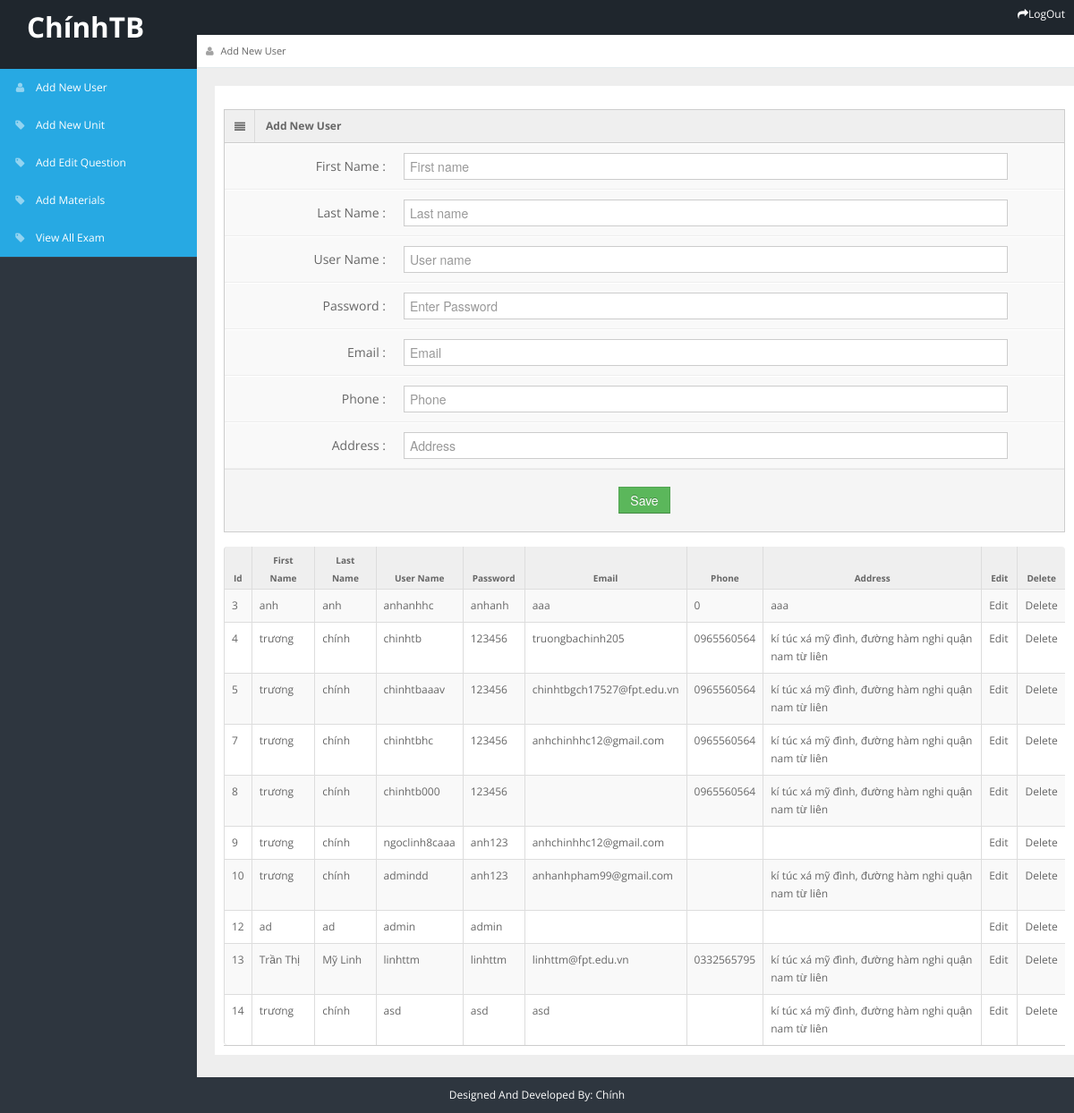
/add_user.php, run on the app's committed database.
### tables this page shows
CREATE TABLE `user_registration` (
  `id` int(5) NOT NULL,
  `firstname` varchar(50) NOT NULL,
  `lastname` varchar(50) NOT NULL,
  `username` varchar(50) NOT NULL,
  `password` varchar(50) NOT NULL,
  `email` varchar(100) NOT NULL,
  `phone` varchar(50) NOT NULL,
  `address` varchar(50) NOT NULL
);

### add_user.php (the view, shortened to what this page needs)
<?php
include "header.php";
include "connection.php";
?>
<div id="content">
    <div id="content-header">
        <div id="breadcrumb"><a href="index.html"  class="tip-bottom"><i class="icon-user"></i>
            Add New User</a></div>
    </div>
    <div class="container-fluid">
        <div class="row-fluid" style="background-color: white; min-height: 1000px; padding:10px;">
    <div class="span12">
      <div class="widget-box">
        <div class="widget-title"> <span class="icon"> <i class="icon-align-justify"></i> </span>
          <h5>Add New User</h5>
        </div>
        <div class="widget-content nopadding">
          <form action="" name="forml" method="post" class="form-horizontal">
            <div class="control-group">
              <label class="control-label">First Name :</label>
              <div class="controls">
                <input type="text" class="span11" placeholder="First name" name="firstname" />
              </div>
            </div>
            <div class="control-group">
              <label class="control-label">Last Name :</label>
              <div class="controls">
                <input type="text" class="span11" placeholder="Last name" name="lastname"/>
              </div>
            </div>
            <div class="control-group">
              <label class="control-label">User Name :</label>
              <div class="controls">
                <input type="text" class="span11" placeholder="User name" name="username"/>
              </div>
            </div>
            <div class="control-group">
              <label class="control-label">Password :</label>
              <div class="controls">
                <input type="password"  class="span11" placeholder="Enter Password" name="password"/>
              </div>
            </div>
            <div class="control-group">
              <label class="control-label">Email :</label>
              <div class="controls">
                <input type="text" class="span11" placeholder="Email" name="email" />
              </div>
            </div>
            <div class="control-group">
              <label class="control-label">Phone :</label>
              <div class="controls">
                <input type="text" class="span11" placeholder="Phone" name="phone" />
              </div>
            </div>
            <div class="control-group">
              <label class="control-label">Address :</label>
              <div class="controls">
                <input type="text" class="span11" placeholder="Address" name="address" />
              </div>
            </div>
            <div class="form-actions text-center">
              <button type="submit" name="submitl" class="btn btn-success">Save</button>
            </div>
          </form>
        </div>
      </div>
      <div class="widget-content nopadding">
            <table class="table table-bordered table-striped">
              <thead>
                <tr>
                  <th>Id</th>
                  <th>First Name</th>
                  <th>Last Name</th>
                  <th>User Name</th>
                  <th>Password</th>
                  <th>Email</th>
                  <th>Phone</th>
                  <th>Address</th>
                  <th>Edit</th>
                  <th>Delete</th>
                </tr>
              </thead>
              <tbody>
                  <?php
                  $res=mysqli_query($link,"select * from user_registration");
                  while($row=mysqli_fetch_array($res))
                  {
                    ?>
                          <tr>
                          <td><?php echo $row["id"];?></td>
                          <td><?php echo $row["firstname"];?></td>
                          <td><?php echo $row["lastname"];?></td>
                          <td><?php echo $row["username"];?></td>
                          <td><?php echo $row["password"];?></td>
                          <td><?php echo $row["email"];?></td>
                          <td><?php echo $row["phone"];?></td>
                          <td><?php echo $row["address"];?></td>
                          <td><a href="edit_user.php?id=<?php echo $row["id"]; ?>">Edit</a></td>
                          <td><a href="delete_user.php?id=<?php echo $row["id"]; ?>">Delete</a></td>
                          </tr>
                    <?php
                  }
                  ?>
              </tbody>
            </table>
          </div>
    </div>
    </div>
    </div>
</div>
<?php
include "footer.php";
?>

### css/matrix-style.css (style rules this page uses)
* { outline:none !important; -moz-outline: none !important; }
html, body { height:100% }
body { overflow-x: hidden; margin-top: -10px; font-family: 'Open Sans', sans-serif; font-size:12px; color:#666; }
a { color:#666; }
select, textarea, input[type="text"], input[type="password"], input[type="datetime"], input[type="datetime-local"], input[type="date"], input[type="month"], input[type="time"], input[type="week"], input[type="number"], input[type="email"], input[type="url"], input[type="search"], input[type="tel"], input[type="color"], .uneditable-input, .label, .dropdown-menu, .btn, .well, .progress, .table-bordered, .btn-group > .btn:first-child, .btn-group > .btn:last-child, .btn-group > .btn:last-child, .btn-group > .dropdown-toggle, .alert { border-radius:0px; }
.btn, textarea, input[type="text"], input[type="password"], input[type="datetime"], input[type="datetime-local"], input[type="date"], input[type="month"], input[type="time"], input[type="week"], input[type="number"], input[type="email"], input[type="url"], input[type="search"], input[type="tel"], input[type="color"], .uneditable-input { box-shadow:none; }
.progress, .progress-success .bar, .progress .bar-success, .progress-warning .bar, .progress .bar-warning, .progress-danger .bar, .progress .bar-danger, .progress-info .bar, .progress .bar-info, .btn, .btn-primary { background-image:none; }
.form-horizontal .form-actions { padding-left:20px; }
#content { background: none repeat scroll 0 0 #eeeeee; margin-left: 220px; margin-right: 0; padding-bottom: 25px; position: relative; min-height:100%; width: auto; }
#content-header { position: abslute; width: 100%; margin-top: -38px; z-index: 20; }
.container-fluid .row-fluid:first-child { margin-top: 20px; }
#breadcrumb { background-color: #fff; border-bottom: 1px solid #e3ebed; }
#breadcrumb a { padding: 8px 20px 8px 10px; display: inline-block; background-image: url('../img/breadcrumb.png'); background-position: center right; background-repeat: no-repeat; font-size: 11px; color: #666666; }
#breadcrumb a:last-child { background-image:none; }
#breadcrumb a i { margin-right: 5px; opacity: .6; }
.stat-boxes .peity_bar_good, .stat-boxes .peity_line_good, { color: #459D1C; }
.widget-box { background: none repeat scroll 0 0 #F9F9F9; border-left: 1px solid #CDCDCD; border-top: 1px solid #CDCDCD; border-right: 1px solid #CDCDCD; clear: both; margin-top: 16px; margin-bottom: 16px; position: relative; }
.widget-title, .modal-header, .table th, div.dataTables_wrapper .ui-widget-header { background:#efefef; border-bottom: 1px solid #CDCDCD; height: 36px; }
.widget-title span.icon { padding: 9px 10px 7px 11px; float: left; border-right:1px solid #dadada; }
.widget-title h5 { color: #666; float: left; font-size: 12px; font-weight: bold; padding: 12px; line-height: 12px; margin: 0; }
.widget-content { padding:15px; border-bottom: 1px solid #cdcdcd; }
.table th { height: auto; font-size: 10px; padding: 5px 10px 2px; border-bottom: 0; text-align: center; color: #666666; }
.nopadding { padding: 0 !important; }
.nopadding .table { margin-bottom: 0; }
.nopadding .table-bordered { border: 0; }
form { margin-bottom: 0; }
.form-horizontal .control-group { border-top: 1px solid #ffffff; border-bottom: 1px solid #eeeeee; margin-bottom: 0; }
.form-horizontal .control-label { padding-top: 15px; width: 180px; }
.form-horizontal .controls { margin-left: 200px; padding: 10px 0; }
.form-horizontal .form-actions { margin-top: 0; margin-bottom: 0; }

### css/matrix-media.css (style rules this page uses)
body { background:#2E363F; }

### data on the page
user_registration: id "3", firstname "anh", lastname "anh", username "anhanhhc", password "anhanh", email "aaa", phone "0", address "aaa"
user_registration: id "4", firstname "trương", lastname "chính", username "chinhtb", password "123456", email "truongbachinh205", phone "0965560564", address "kí túc xá mỹ đình, đường hàm nghi quận nam từ liên"
user_registration: id "5", firstname "trương", lastname "chính", username "chinhtbaaav", password "123456", email "chinhtbgch17527@fpt.edu.vn", phone "0965560564", address "kí túc xá mỹ đình, đường hàm nghi quận nam từ liên"
user_registration: id "7", firstname "trương", lastname "chính", username "chinhtbhc", password "123456", email "anhchinhhc12@gmail.com", phone "0965560564", address "kí túc xá mỹ đình, đường hàm nghi quận nam từ liên"
user_registration: id "8", firstname "trương", lastname "chính", username "chinhtb000", password "123456", phone "0965560564", address "kí túc xá mỹ đình, đường hàm nghi quận nam từ liên"
user_registration: id "9", firstname "trương", lastname "chính", username "ngoclinh8caaa", password "anh123", email "anhchinhhc12@gmail.com"
user_registration: id "10", firstname "trương", lastname "chính", username "admindd", password "anh123", email "anhanhpham99@gmail.com", address "kí túc xá mỹ đình, đường hàm nghi quận nam từ liên"
user_registration: id "12", firstname "ad", lastname "ad", username "admin", password "admin"
user_registration: id "13", firstname "Trần Thị", lastname "Mỹ Linh", username "linhttm", password "linhttm", email "linhttm@fpt.edu.vn", phone "0332565795", address "kí túc xá mỹ đình, đường hàm nghi quận nam từ liên"
user_registration: id "14", firstname "trương", lastname "chính", username "asd", password "asd", email "asd", address "kí túc xá mỹ đình, đường hàm nghi quận nam từ liên"
